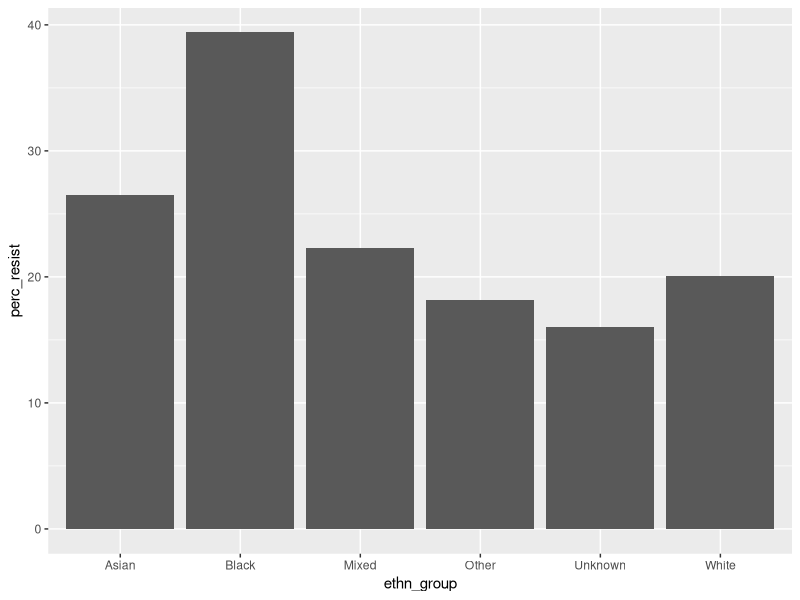
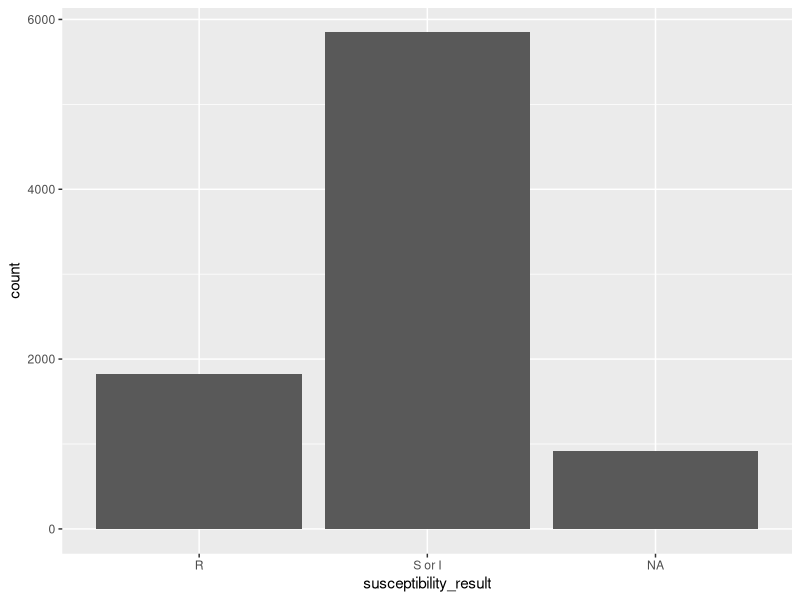
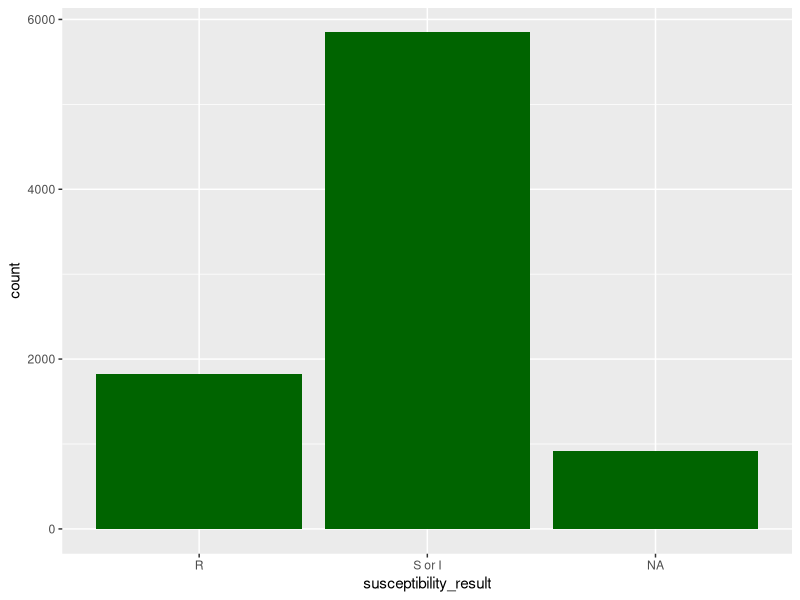
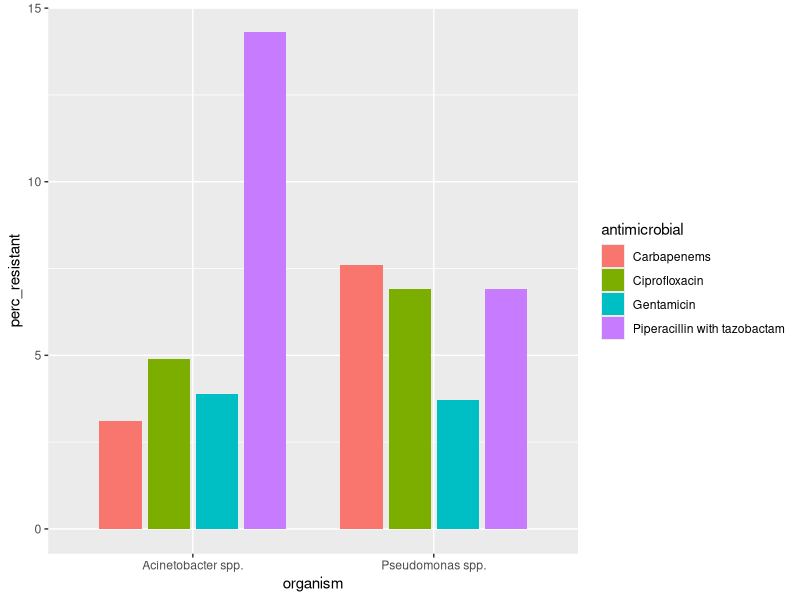
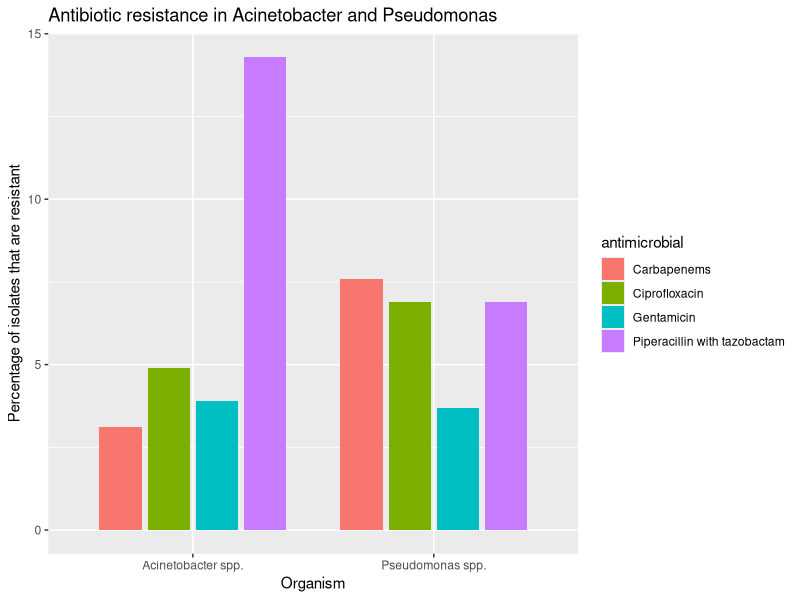
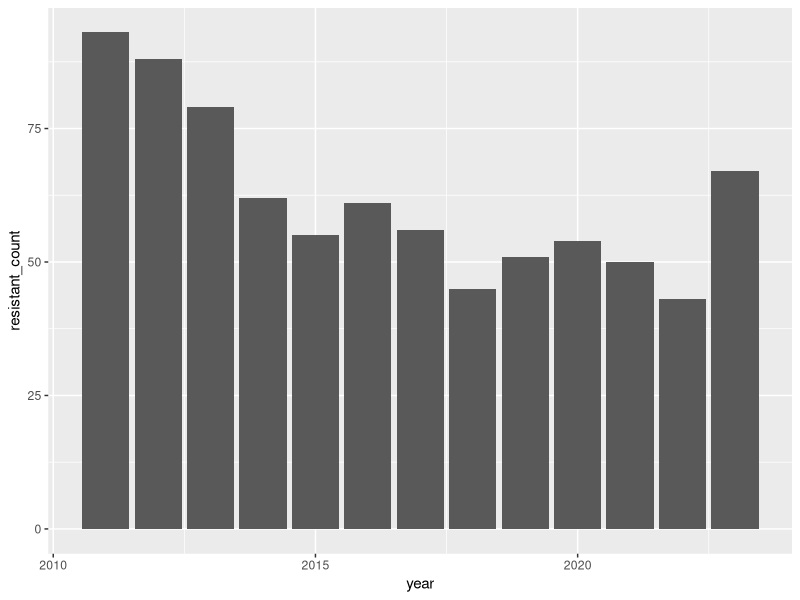
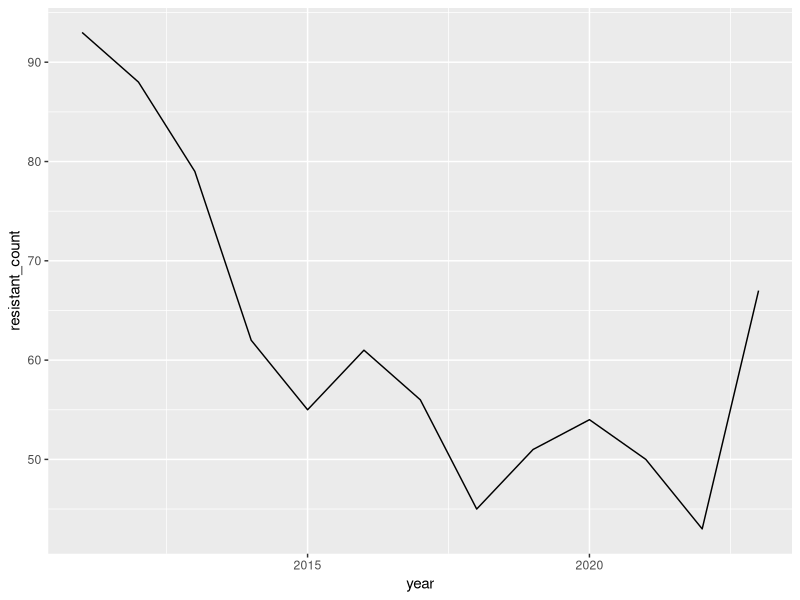
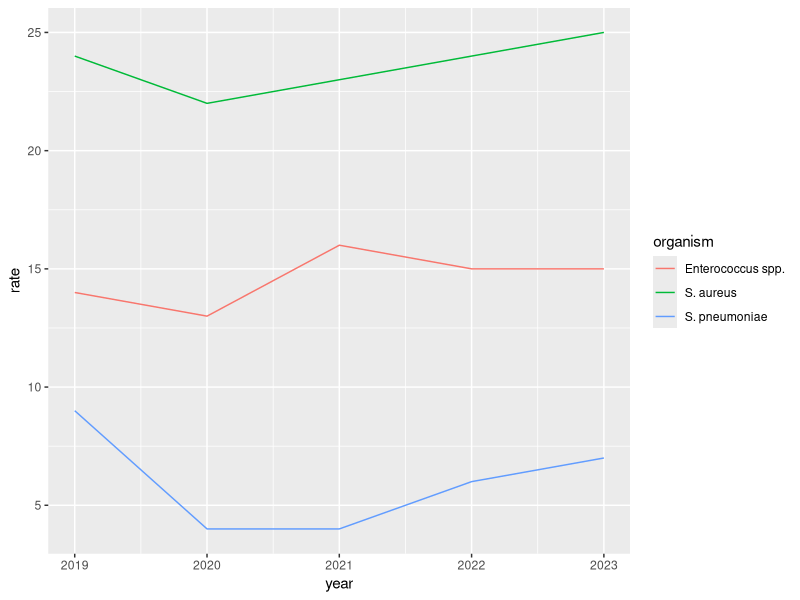

The R source for these figures, in order:
## ---- chunk 1
library(tidyverse)
## ---- chunk 2
bacteraemias <- read_csv("data/raw/bacteraemias.csv")

# Your code goes here ↓

## ---- chunk 3
# Import data
amr_ethnicity <- read_csv("data/raw/amr_ethnicity.csv")
amr_klebsiella <- read_csv("data/raw/amr_klebsiella.csv")
amr_pseud_acinetobac <- read_csv("data/raw/pseud_acinetobac.csv")

# Preview of dataset
amr_pseud_acinetobac

# RStudio Viewer
View(amr_klebsiella)

# Structure
glimpse(amr_ethnicity)
## ---- chunk 4
# You start with the dataset and variable to plot
ggplot(amr_ethnicity, aes(x = ethn_group, y = perc_resist)) +
  # You then add the type of graph
  geom_col()
## ---- chunk 5
# ggplot(amr_ethnicity, aes(x = Ethn_group, y = perc resist)
#   geom_col()
## ---- chunk 6
ggplot(amr_klebsiella, aes(x = susceptibility_result)) +
    geom_bar()
## ---- chunk 7
ggplot(amr_klebsiella, aes(x = susceptibility_result)) +
    geom_bar(fill = "darkgreen")
## ---- chunk 8

## ---- chunk 9
ggplot(amr_pseud_acinetobac, aes(x = organism, y = perc_resistant, fill = antimicrobial)) +
  geom_col(position = position_dodge(0.8), width = 0.7)
## ---- chunk 10

## ---- chunk 11
ggplot(amr_pseud_acinetobac, aes(x = organism, y = perc_resistant, fill = antimicrobial)) +
  geom_col(position = position_dodge(0.8), width = 0.7) +
  labs(title = "Antibiotic resistance in Acinetobacter and Pseudomonas",
       x = "Organism",
       y = "Percentage of isolates that are resistant")
## ---- chunk 12

## ---- chunk 13
amr_tb <- read_csv("data/raw/amr_tb.csv")
## ---- chunk 14
# An equivalent bar chart
amr_tb |>
    ggplot(aes(year, resistant_count)) +
    geom_col()

# Simple line chart
amr_tb |>
    ggplot(aes(year, resistant_count)) +
    geom_line()

# do you notice any difference?
## ---- chunk 15
rates_bacteraemia_grampos <- read_csv("data/raw/rates_bacteraemia_grampos.csv")
rates_bacteraemia_all <- read_csv("data/raw/rates_bacteraemia_all.csv")

## ---- chunk 16
rates_bacteraemia_grampos |> 
    ggplot(aes(year, rate, colour = organism)) +
    geom_line()
## ---- chunk 17
# Not accessible
rates_bacteraemia_all |>
    ggplot(aes(year, rate, colour = organism)) +
    geom_line()

rates_bacteraemia_all |>
    ggplot(aes(year, rate)) +
    facet_wrap(~organism) +
    geom_line()
## ---- chunk 18
ggplot(amr_klebsiella, aes(x = age, y = CrCl)) +
  geom_point()
## ---- chunk 19
ggplot(amr_klebsiella, aes(x = age, y = CrCl, colour = sex)) +
  geom_point()
## ---- chunk 20
# TODO
ggplot(amr_klebsiella, aes(x = age, y = CrCl, shape = sex)) +
  geom_point()
## ---- chunk 21
ggplot(amr_klebsiella, aes(x = age, y = CrCl)) +
    geom_point(
        aes(colour = sex, shape = sex),
        alpha = 0.5
        ) +
    geom_smooth(
        method = "lm",
        linetype = "dashed"
        ) +
    coord_cartesian(xlim = c(18, 100)) +
    scale_x_continuous(breaks = c(18, seq(40, 100, by = 20))) +
    scale_colour_brewer(palette  = "Dark2") +
    labs(
        title = "Relationship between age and creatinine clearance",
        subtitle = "Klebsiella spp. bacteraemia, England, 2023",
        x = "Age (years)",
        y = "Creatinine\nclearace\n(mL/min)",
        colour = "Sex",
        shape = "Sex",
        caption = "Data: simulated"
        ) +
    theme_classic() +
    theme(
        panel.grid.major.y = element_line(),
        axis.title.y = element_text(angle = 0),
        legend.position = "bottom"
        )
## ---- chunk 22
ggsave("output/scatterplot_age_crcl.png")
## ---- chunk 23

## ---- chunk 24
ggplot(amr_klebsiella, aes(age)) +
  geom_boxplot()

ggplot(amr_klebsiella, aes(age)) +
  geom_histogram()
## ---- chunk 25
ggplot(amr_klebsiella, aes(x = age, y = sex)) +
  geom_boxplot()
## ---- chunk 26
#| label: recap exercise solution

# Q1
min(bacteraemias$wbc)

# Q2
# You can do that with Ctrl Shift I (if you've set up this keyboard shortcut) or via the toolbar > Code > Insert chunk.

# Q3
min_white <- min(bacteraemias$wbc)
## ---- chunk 27
#| label: ex1 solution

# amr_klebsiella is the only line list; the others are aggregated.
## ---- chunk 28
#| label: ex2 tips

# Just some tips: look at case, spaces, and symbols
## ---- chunk 29
#| label: ex3 solution

ggplot(amr_ethnicity, aes(x = ethn_group, y = median_age)) +
  geom_col(fill = "#007C91")
## ---- chunk 30
#| label: ex4 solution

ggplot(amr_pseud_acinetobac, aes(x = antimicrobial, y = perc_resistant, fill = organism)) +
  geom_col(position = position_dodge(0.8), width = 0.7)
## ---- chunk 31
#| label: ex5 solution

ggplot(amr_pseud_acinetobac, aes(x = organism, y = perc_resistant, fill = antimicrobial)) +
  geom_col(position = position_dodge(0.8), width = 0.7) +
  labs(title = "Antibiotic resistance in Acinetobacter and Pseudomonas",
       subtitle = "England, 2023",
       x = "Organism",
       y = "Percentage of isolates that are resistant",
       fill = "Antibiotic",
       caption = "Data source: ESPAUR report 2024")
## ---- chunk 32
#| label: ex6 solution
